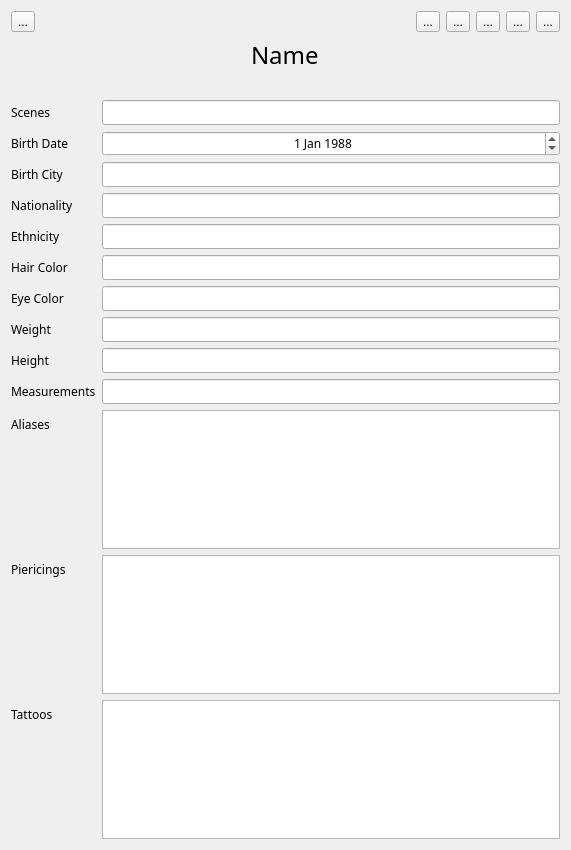
<?xml version="1.0" encoding="UTF-8"?>
<ui version="4.0">
 <class>ActorProfileView</class>
 <widget class="QWidget" name="ActorProfileView">
  <property name="geometry">
   <rect>
    <x>0</x>
    <y>0</y>
    <width>569</width>
    <height>850</height>
   </rect>
  </property>
  <property name="windowTitle">
   <string>Form</string>
  </property>
  <property name="styleSheet">
   <string notr="true">QLabel, QLineEdit, QTextEdit, QDateEdit{
	font-family: Gill Sans;
}

QLabel#label_name{
	font-family: Futura;
	font-size: 24px;
}</string>
  </property>
  <layout class="QGridLayout" name="gridLayout">
   <item row="1" column="0" alignment="Qt::AlignHCenter">
    <widget class="QLabel" name="label_name">
     <property name="sizePolicy">
      <sizepolicy hsizetype="Preferred" vsizetype="Maximum">
       <horstretch>0</horstretch>
       <verstretch>0</verstretch>
      </sizepolicy>
     </property>
     <property name="font">
      <font>
       <family>Futura</family>
       <pointsize>-1</pointsize>
      </font>
     </property>
     <property name="text">
      <string>Name</string>
     </property>
    </widget>
   </item>
   <item row="3" column="0">
    <layout class="QFormLayout" name="formLayout">
     <item row="1" column="0">
      <widget class="QLabel" name="birthDateLabel">
       <property name="font">
        <font>
         <family>Gill Sans</family>
        </font>
       </property>
       <property name="text">
        <string>Birth Date</string>
       </property>
      </widget>
     </item>
     <item row="1" column="1">
      <widget class="QDateEdit" name="birthDateDateEdit">
       <property name="sizePolicy">
        <sizepolicy hsizetype="Expanding" vsizetype="Fixed">
         <horstretch>0</horstretch>
         <verstretch>0</verstretch>
        </sizepolicy>
       </property>
       <property name="minimumSize">
        <size>
         <width>458</width>
         <height>0</height>
        </size>
       </property>
       <property name="maximumSize">
        <size>
         <width>600</width>
         <height>16777215</height>
        </size>
       </property>
       <property name="font">
        <font>
         <family>Gill Sans</family>
        </font>
       </property>
       <property name="inputMethodHints">
        <set>Qt::ImhDate|Qt::ImhPreferNumbers</set>
       </property>
       <property name="alignment">
        <set>Qt::AlignCenter</set>
       </property>
       <property name="currentSection">
        <enum>QDateTimeEdit::YearSection</enum>
       </property>
       <property name="date">
        <date>
         <year>1988</year>
         <month>1</month>
         <day>1</day>
        </date>
       </property>
      </widget>
     </item>
     <item row="2" column="0">
      <widget class="QLabel" name="birthCityLabel">
       <property name="font">
        <font>
         <family>Gill Sans</family>
        </font>
       </property>
       <property name="text">
        <string>Birth City</string>
       </property>
      </widget>
     </item>
     <item row="2" column="1">
      <widget class="QLineEdit" name="birthCityLineEdit">
       <property name="sizePolicy">
        <sizepolicy hsizetype="Expanding" vsizetype="Fixed">
         <horstretch>0</horstretch>
         <verstretch>0</verstretch>
        </sizepolicy>
       </property>
       <property name="minimumSize">
        <size>
         <width>458</width>
         <height>0</height>
        </size>
       </property>
       <property name="maximumSize">
        <size>
         <width>600</width>
         <height>16777215</height>
        </size>
       </property>
       <property name="font">
        <font>
         <family>Gill Sans</family>
        </font>
       </property>
      </widget>
     </item>
     <item row="3" column="0">
      <widget class="QLabel" name="nationalityLabel">
       <property name="font">
        <font>
         <family>Gill Sans</family>
        </font>
       </property>
       <property name="text">
        <string>Nationality</string>
       </property>
      </widget>
     </item>
     <item row="3" column="1">
      <widget class="QLineEdit" name="nationalityLineEdit">
       <property name="sizePolicy">
        <sizepolicy hsizetype="Expanding" vsizetype="Fixed">
         <horstretch>0</horstretch>
         <verstretch>0</verstretch>
        </sizepolicy>
       </property>
       <property name="minimumSize">
        <size>
         <width>458</width>
         <height>0</height>
        </size>
       </property>
       <property name="maximumSize">
        <size>
         <width>600</width>
         <height>16777215</height>
        </size>
       </property>
       <property name="font">
        <font>
         <family>Gill Sans</family>
        </font>
       </property>
      </widget>
     </item>
     <item row="5" column="0">
      <widget class="QLabel" name="hairColorLabel">
       <property name="font">
        <font>
         <family>Gill Sans</family>
        </font>
       </property>
       <property name="text">
        <string>Hair Color</string>
       </property>
      </widget>
     </item>
     <item row="5" column="1">
      <widget class="QLineEdit" name="hairColorLineEdit">
       <property name="sizePolicy">
        <sizepolicy hsizetype="Expanding" vsizetype="Fixed">
         <horstretch>0</horstretch>
         <verstretch>0</verstretch>
        </sizepolicy>
       </property>
       <property name="minimumSize">
        <size>
         <width>458</width>
         <height>0</height>
        </size>
       </property>
       <property name="maximumSize">
        <size>
         <width>600</width>
         <height>16777215</height>
        </size>
       </property>
       <property name="font">
        <font>
         <family>Gill Sans</family>
        </font>
       </property>
      </widget>
     </item>
     <item row="6" column="0">
      <widget class="QLabel" name="eyeColorLabel">
       <property name="font">
        <font>
         <family>Gill Sans</family>
        </font>
       </property>
       <property name="text">
        <string>Eye Color</string>
       </property>
      </widget>
     </item>
     <item row="6" column="1">
      <widget class="QLineEdit" name="eyeColorLineEdit">
       <property name="sizePolicy">
        <sizepolicy hsizetype="Expanding" vsizetype="Fixed">
         <horstretch>0</horstretch>
         <verstretch>0</verstretch>
        </sizepolicy>
       </property>
       <property name="minimumSize">
        <size>
         <width>458</width>
         <height>0</height>
        </size>
       </property>
       <property name="maximumSize">
        <size>
         <width>600</width>
         <height>16777215</height>
        </size>
       </property>
       <property name="font">
        <font>
         <family>Gill Sans</family>
        </font>
       </property>
      </widget>
     </item>
     <item row="7" column="0">
      <widget class="QLabel" name="weightLabel">
       <property name="font">
        <font>
         <family>Gill Sans</family>
        </font>
       </property>
       <property name="text">
        <string>Weight</string>
       </property>
      </widget>
     </item>
     <item row="7" column="1">
      <widget class="QLineEdit" name="weightLineEdit">
       <property name="sizePolicy">
        <sizepolicy hsizetype="Expanding" vsizetype="Fixed">
         <horstretch>0</horstretch>
         <verstretch>0</verstretch>
        </sizepolicy>
       </property>
       <property name="minimumSize">
        <size>
         <width>458</width>
         <height>0</height>
        </size>
       </property>
       <property name="maximumSize">
        <size>
         <width>600</width>
         <height>16777215</height>
        </size>
       </property>
       <property name="font">
        <font>
         <family>Gill Sans</family>
        </font>
       </property>
      </widget>
     </item>
     <item row="8" column="0">
      <widget class="QLabel" name="heightLabel">
       <property name="font">
        <font>
         <family>Gill Sans</family>
        </font>
       </property>
       <property name="text">
        <string>Height</string>
       </property>
      </widget>
     </item>
     <item row="8" column="1">
      <widget class="QLineEdit" name="heightLineEdit">
       <property name="sizePolicy">
        <sizepolicy hsizetype="Expanding" vsizetype="Fixed">
         <horstretch>0</horstretch>
         <verstretch>0</verstretch>
        </sizepolicy>
       </property>
       <property name="minimumSize">
        <size>
         <width>458</width>
         <height>0</height>
        </size>
       </property>
       <property name="maximumSize">
        <size>
         <width>600</width>
         <height>16777215</height>
        </size>
       </property>
       <property name="font">
        <font>
         <family>Gill Sans</family>
        </font>
       </property>
      </widget>
     </item>
     <item row="10" column="0">
      <widget class="QLabel" name="aliasesLabel">
       <property name="font">
        <font>
         <family>Gill Sans</family>
        </font>
       </property>
       <property name="text">
        <string>Aliases</string>
       </property>
      </widget>
     </item>
     <item row="10" column="1">
      <widget class="QTextEdit" name="aliasesTextEdit">
       <property name="sizePolicy">
        <sizepolicy hsizetype="Expanding" vsizetype="Expanding">
         <horstretch>0</horstretch>
         <verstretch>0</verstretch>
        </sizepolicy>
       </property>
       <property name="minimumSize">
        <size>
         <width>458</width>
         <height>0</height>
        </size>
       </property>
       <property name="maximumSize">
        <size>
         <width>600</width>
         <height>16777215</height>
        </size>
       </property>
       <property name="font">
        <font>
         <family>Gill Sans</family>
        </font>
       </property>
      </widget>
     </item>
     <item row="11" column="0">
      <widget class="QLabel" name="piericingsLabel">
       <property name="font">
        <font>
         <family>Gill Sans</family>
        </font>
       </property>
       <property name="text">
        <string>Piericings</string>
       </property>
      </widget>
     </item>
     <item row="12" column="0">
      <widget class="QLabel" name="tattoosLabel">
       <property name="font">
        <font>
         <family>Gill Sans</family>
        </font>
       </property>
       <property name="text">
        <string>Tattoos</string>
       </property>
      </widget>
     </item>
     <item row="11" column="1">
      <widget class="QTextEdit" name="piercingsTextEdit">
       <property name="sizePolicy">
        <sizepolicy hsizetype="Expanding" vsizetype="Expanding">
         <horstretch>0</horstretch>
         <verstretch>0</verstretch>
        </sizepolicy>
       </property>
       <property name="minimumSize">
        <size>
         <width>458</width>
         <height>0</height>
        </size>
       </property>
       <property name="maximumSize">
        <size>
         <width>600</width>
         <height>16777215</height>
        </size>
       </property>
       <property name="font">
        <font>
         <family>Gill Sans</family>
        </font>
       </property>
      </widget>
     </item>
     <item row="12" column="1">
      <widget class="QTextEdit" name="tattoosTextEdit">
       <property name="sizePolicy">
        <sizepolicy hsizetype="Expanding" vsizetype="Expanding">
         <horstretch>0</horstretch>
         <verstretch>0</verstretch>
        </sizepolicy>
       </property>
       <property name="minimumSize">
        <size>
         <width>458</width>
         <height>0</height>
        </size>
       </property>
       <property name="maximumSize">
        <size>
         <width>600</width>
         <height>16777215</height>
        </size>
       </property>
       <property name="font">
        <font>
         <family>Gill Sans</family>
        </font>
       </property>
      </widget>
     </item>
     <item row="4" column="0">
      <widget class="QLabel" name="ethnicityLabel">
       <property name="text">
        <string>Ethnicity</string>
       </property>
      </widget>
     </item>
     <item row="4" column="1">
      <widget class="QLineEdit" name="ethnicityLineEdit">
       <property name="minimumSize">
        <size>
         <width>458</width>
         <height>0</height>
        </size>
       </property>
      </widget>
     </item>
     <item row="9" column="0">
      <widget class="QLabel" name="measurementsLabel">
       <property name="text">
        <string>Measurements</string>
       </property>
      </widget>
     </item>
     <item row="9" column="1">
      <widget class="QLineEdit" name="measurementsLineEdit">
       <property name="minimumSize">
        <size>
         <width>458</width>
         <height>0</height>
        </size>
       </property>
      </widget>
     </item>
     <item row="0" column="0">
      <widget class="QLabel" name="scenesLabel">
       <property name="text">
        <string>Scenes</string>
       </property>
      </widget>
     </item>
     <item row="0" column="1">
      <widget class="QLineEdit" name="scenesLineEdit">
       <property name="minimumSize">
        <size>
         <width>458</width>
         <height>0</height>
        </size>
       </property>
       <property name="inputMethodHints">
        <set>Qt::ImhPreferNumbers</set>
       </property>
       <property name="readOnly">
        <bool>true</bool>
       </property>
      </widget>
     </item>
    </layout>
   </item>
   <item row="2" column="0" alignment="Qt::AlignHCenter">
    <widget class="QLabel" name="profilePhoto">
     <property name="sizePolicy">
      <sizepolicy hsizetype="Maximum" vsizetype="Maximum">
       <horstretch>0</horstretch>
       <verstretch>0</verstretch>
      </sizepolicy>
     </property>
     <property name="maximumSize">
      <size>
       <width>250</width>
       <height>250</height>
      </size>
     </property>
     <property name="contextMenuPolicy">
      <enum>Qt::CustomContextMenu</enum>
     </property>
     <property name="text">
      <string/>
     </property>
     <property name="pixmap">
      <pixmap resource="../resources/icons.qrc">:/Icons/blank_profile_photo_female.png</pixmap>
     </property>
     <property name="scaledContents">
      <bool>true</bool>
     </property>
    </widget>
   </item>
   <item row="0" column="0">
    <layout class="QHBoxLayout" name="layout_buttons">
     <item>
      <widget class="QToolButton" name="closeProfile">
       <property name="toolTip">
        <string>Close Profile View</string>
       </property>
       <property name="statusTip">
        <string>Close Profile View</string>
       </property>
       <property name="whatsThis">
        <string>Close Profile View</string>
       </property>
       <property name="text">
        <string>...</string>
       </property>
       <property name="icon">
        <iconset resource="../resources/icons.qrc">
         <normaloff>:/Icons/shiny_blue_back_icon.png</normaloff>:/Icons/shiny_blue_back_icon.png</iconset>
       </property>
       <property name="iconSize">
        <size>
         <width>30</width>
         <height>30</height>
        </size>
       </property>
      </widget>
     </item>
     <item>
      <spacer name="horizontalSpacer">
       <property name="orientation">
        <enum>Qt::Horizontal</enum>
       </property>
       <property name="sizeHint" stdset="0">
        <size>
         <width>40</width>
         <height>20</height>
        </size>
       </property>
      </spacer>
     </item>
     <item>
      <widget class="QToolButton" name="updateFromWeb">
       <property name="toolTip">
        <string>Update Bio from Wed</string>
       </property>
       <property name="statusTip">
        <string>Update Bio From Web</string>
       </property>
       <property name="text">
        <string>...</string>
       </property>
       <property name="icon">
        <iconset resource="../resources/icons.qrc">
         <normaloff>:/Icons/flat_download_from_cloud_icon.png</normaloff>:/Icons/flat_download_from_cloud_icon.png</iconset>
       </property>
       <property name="iconSize">
        <size>
         <width>30</width>
         <height>30</height>
        </size>
       </property>
      </widget>
     </item>
     <item>
      <widget class="QToolButton" name="selectNewPhoto">
       <property name="toolTip">
        <string>Select new Profile Photo</string>
       </property>
       <property name="statusTip">
        <string>Select New Profile Photo</string>
       </property>
       <property name="text">
        <string>...</string>
       </property>
       <property name="icon">
        <iconset resource="../resources/icons.qrc">
         <normaloff>:/Icons/Preview-icon.png</normaloff>:/Icons/Preview-icon.png</iconset>
       </property>
       <property name="iconSize">
        <size>
         <width>30</width>
         <height>30</height>
        </size>
       </property>
      </widget>
     </item>
     <item>
      <widget class="QToolButton" name="editProfile">
       <property name="toolTip">
        <string>Edit Profile</string>
       </property>
       <property name="statusTip">
        <string>Edit Profile</string>
       </property>
       <property name="text">
        <string>...</string>
       </property>
       <property name="icon">
        <iconset resource="../resources/icons.qrc">
         <normaloff>:/Icons/edit_profile_icon.png</normaloff>:/Icons/edit_profile_icon.png</iconset>
       </property>
       <property name="iconSize">
        <size>
         <width>30</width>
         <height>30</height>
        </size>
       </property>
      </widget>
     </item>
     <item>
      <widget class="QToolButton" name="saveProfile">
       <property name="toolTip">
        <string>Save Profile</string>
       </property>
       <property name="statusTip">
        <string>Save Profile</string>
       </property>
       <property name="whatsThis">
        <string>Save Profile</string>
       </property>
       <property name="text">
        <string>...</string>
       </property>
       <property name="icon">
        <iconset resource="../resources/icons.qrc">
         <normaloff>:/Icons/flat_save_icon.png</normaloff>:/Icons/flat_save_icon.png</iconset>
       </property>
       <property name="iconSize">
        <size>
         <width>30</width>
         <height>30</height>
        </size>
       </property>
      </widget>
     </item>
     <item>
      <widget class="QToolButton" name="reloadFromDb">
       <property name="toolTip">
        <string>Revert Changes</string>
       </property>
       <property name="statusTip">
        <string>Revert Changes</string>
       </property>
       <property name="text">
        <string>...</string>
       </property>
       <property name="icon">
        <iconset resource="../resources/icons.qrc">
         <normaloff>:/Icons/red_close_icon.png</normaloff>:/Icons/red_close_icon.png</iconset>
       </property>
       <property name="iconSize">
        <size>
         <width>30</width>
         <height>30</height>
        </size>
       </property>
      </widget>
     </item>
    </layout>
   </item>
  </layout>
 </widget>
 <resources>
  <include location="../resources/icons.qrc"/>
 </resources>
 <connections/>
</ui>
